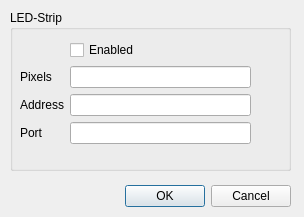
<?xml version="1.0" encoding="UTF-8"?>
<ui version="4.0">
 <class>Dial</class>
 <widget class="QDialog" name="Dial">
  <property name="geometry">
   <rect>
    <x>0</x>
    <y>0</y>
    <width>304</width>
    <height>217</height>
   </rect>
  </property>
  <property name="windowTitle">
   <string>App Settings</string>
  </property>
  <widget class="QDialogButtonBox" name="dialogButtons">
   <property name="geometry">
    <rect>
     <x>10</x>
     <y>180</y>
     <width>281</width>
     <height>32</height>
    </rect>
   </property>
   <property name="orientation">
    <enum>Qt::Horizontal</enum>
   </property>
   <property name="standardButtons">
    <set>QDialogButtonBox::Cancel|QDialogButtonBox::Ok</set>
   </property>
  </widget>
  <widget class="QWidget" name="verticalLayoutWidget">
   <property name="geometry">
    <rect>
     <x>10</x>
     <y>10</y>
     <width>281</width>
     <height>161</height>
    </rect>
   </property>
   <layout class="QVBoxLayout" name="verticalLayout">
    <item>
     <widget class="QGroupBox" name="groupBox">
      <property name="title">
       <string>LED-Strip</string>
      </property>
      <widget class="QWidget" name="formLayoutWidget">
       <property name="geometry">
        <rect>
         <x>10</x>
         <y>30</y>
         <width>231</width>
         <height>121</height>
        </rect>
       </property>
       <layout class="QFormLayout" name="formLayout">
        <item row="1" column="0">
         <widget class="QLabel" name="label">
          <property name="text">
           <string>Pixels</string>
          </property>
         </widget>
        </item>
        <item row="1" column="1">
         <widget class="QLineEdit" name="ledCount"/>
        </item>
        <item row="2" column="0">
         <widget class="QLabel" name="label_2">
          <property name="text">
           <string>Address</string>
          </property>
         </widget>
        </item>
        <item row="2" column="1">
         <widget class="QLineEdit" name="ledStripAddress"/>
        </item>
        <item row="3" column="0">
         <widget class="QLabel" name="label_3">
          <property name="text">
           <string>Port</string>
          </property>
         </widget>
        </item>
        <item row="3" column="1">
         <widget class="QLineEdit" name="ledStripPort"/>
        </item>
        <item row="0" column="1">
         <widget class="QCheckBox" name="ledStripEnabled">
          <property name="text">
           <string>Enabled</string>
          </property>
         </widget>
        </item>
       </layout>
      </widget>
     </widget>
    </item>
   </layout>
  </widget>
 </widget>
 <resources/>
 <connections>
  <connection>
   <sender>dialogButtons</sender>
   <signal>accepted()</signal>
   <receiver>Dial</receiver>
   <slot>accept()</slot>
   <hints>
    <hint type="sourcelabel">
     <x>248</x>
     <y>254</y>
    </hint>
    <hint type="destinationlabel">
     <x>157</x>
     <y>274</y>
    </hint>
   </hints>
  </connection>
  <connection>
   <sender>dialogButtons</sender>
   <signal>rejected()</signal>
   <receiver>Dial</receiver>
   <slot>reject()</slot>
   <hints>
    <hint type="sourcelabel">
     <x>316</x>
     <y>260</y>
    </hint>
    <hint type="destinationlabel">
     <x>286</x>
     <y>274</y>
    </hint>
   </hints>
  </connection>
 </connections>
</ui>
